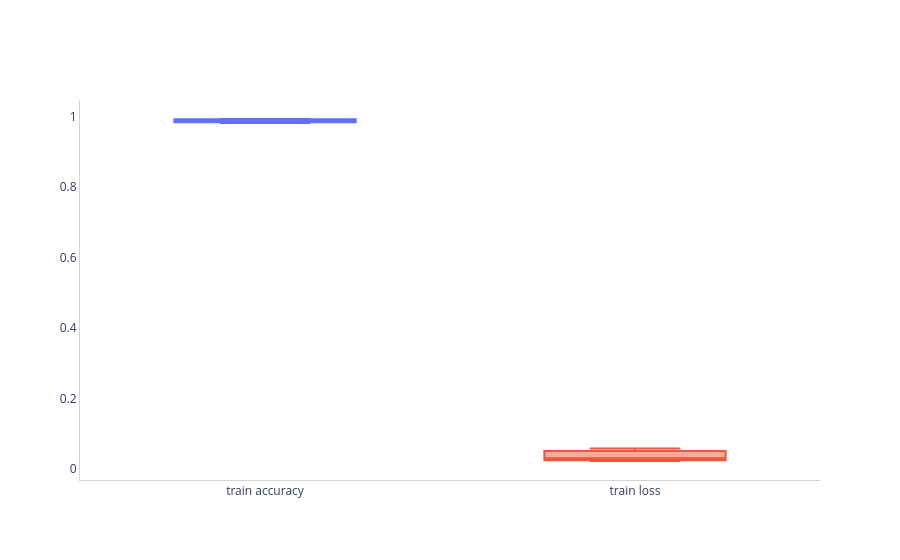

Source (notebook cell):
### Markdown cell above
#### Box-Plot accuracy+loss

Darstellung von Trainings- und Evaluierungs- accuracy und loss für Epochen als Box-Plot

### Code cell
fig = go.Figure()

fig.add_trace(go.Box(
    y=history.history['accuracy'],
    name='train accuracy'
))

fig.add_trace(go.Box(
    y=history.history['loss'],
    name='train loss'
))

"""fig.add_trace(go.Box(
    y=history.history['val_accuracy'],
    name='val accuracy'
))

fig.add_trace(go.Box(
    y=history.history['val_loss'],
    name='val loss'
))"""
    
fig.update_yaxes(showgrid=False, showline=True, linewidth=1, linecolor='LightGrey', title='')
fig.update_xaxes(showline=True, linewidth=1, linecolor='LightGrey', title='')

fig.update_layout(plot_bgcolor='rgba(0, 0, 0, 0)', 
                  paper_bgcolor='rgba(0, 0, 0, 0)', 
                  #margin={'l':0, 'b':0, 'r':0, 't':0},
                  showlegend=False)#

fig.show()

### Figure 1 — Plotly figure (JSON) as saved in the notebook; plotly's stock layout.template omitted (floating-point values rounded to 4 significant figures)
{"data": [{"name": "train accuracy", "type": "box", "y": [0.9813, 0.9902, 0.9926]}, {"name": "train loss", "type": "box", "y": [0.05787, 0.03069, 0.02262]}], "layout": {"paper_bgcolor": "rgba(0, 0, 0, 0)", "plot_bgcolor": "rgba(0, 0, 0, 0)", "showlegend": false, "xaxis": {"linecolor": "LightGrey", "linewidth": 1, "showline": true, "title": {"text": ""}}, "yaxis": {"linecolor": "LightGrey", "linewidth": 1, "showgrid": false, "showline": true, "title": {"text": ""}}}}
